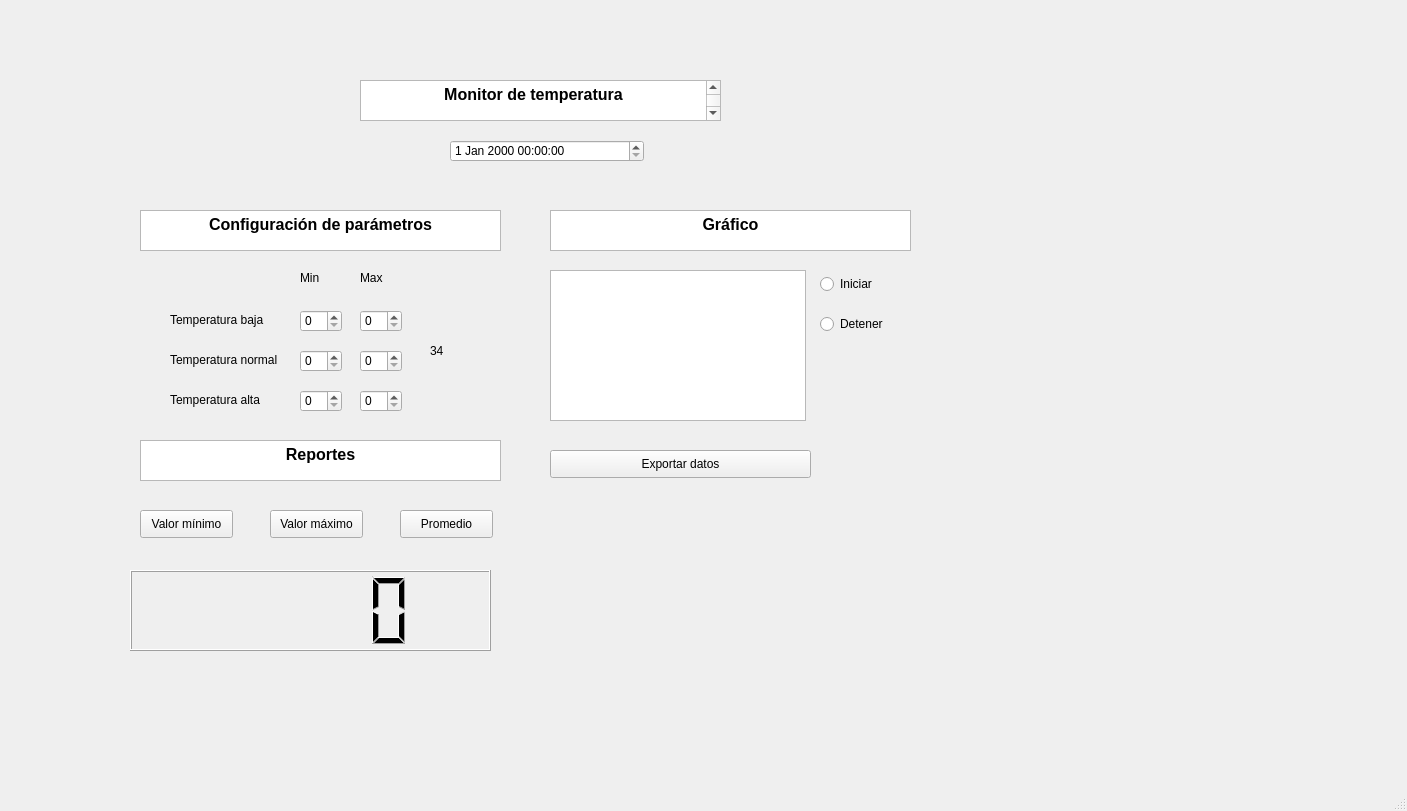
<?xml version="1.0" encoding="UTF-8"?>
<ui version="4.0">
 <class>MainWindow</class>
 <widget class="QMainWindow" name="MainWindow">
  <property name="geometry">
   <rect>
    <x>0</x>
    <y>0</y>
    <width>1407</width>
    <height>811</height>
   </rect>
  </property>
  <property name="windowTitle">
   <string>MainWindow</string>
  </property>
  <widget class="QWidget" name="centralwidget">
   <widget class="QSpinBox" name="spinBox">
    <property name="geometry">
     <rect>
      <x>300</x>
      <y>310</y>
      <width>42</width>
      <height>22</height>
     </rect>
    </property>
   </widget>
   <widget class="QSpinBox" name="spinBox_2">
    <property name="geometry">
     <rect>
      <x>360</x>
      <y>310</y>
      <width>42</width>
      <height>22</height>
     </rect>
    </property>
   </widget>
   <widget class="QSpinBox" name="spinBox_3">
    <property name="geometry">
     <rect>
      <x>360</x>
      <y>350</y>
      <width>42</width>
      <height>22</height>
     </rect>
    </property>
   </widget>
   <widget class="QSpinBox" name="spinBox_4">
    <property name="geometry">
     <rect>
      <x>300</x>
      <y>350</y>
      <width>42</width>
      <height>22</height>
     </rect>
    </property>
   </widget>
   <widget class="QSpinBox" name="spinBox_5">
    <property name="geometry">
     <rect>
      <x>360</x>
      <y>390</y>
      <width>42</width>
      <height>22</height>
     </rect>
    </property>
   </widget>
   <widget class="QSpinBox" name="spinBox_6">
    <property name="geometry">
     <rect>
      <x>300</x>
      <y>390</y>
      <width>42</width>
      <height>22</height>
     </rect>
    </property>
   </widget>
   <widget class="QLabel" name="label">
    <property name="geometry">
     <rect>
      <x>170</x>
      <y>310</y>
      <width>131</width>
      <height>20</height>
     </rect>
    </property>
    <property name="text">
     <string>Temperatura baja</string>
    </property>
   </widget>
   <widget class="QLabel" name="label_2">
    <property name="geometry">
     <rect>
      <x>170</x>
      <y>350</y>
      <width>131</width>
      <height>20</height>
     </rect>
    </property>
    <property name="text">
     <string>Temperatura normal</string>
    </property>
   </widget>
   <widget class="QLabel" name="label_3">
    <property name="geometry">
     <rect>
      <x>170</x>
      <y>390</y>
      <width>131</width>
      <height>20</height>
     </rect>
    </property>
    <property name="text">
     <string>Temperatura alta</string>
    </property>
   </widget>
   <widget class="QLabel" name="label_4">
    <property name="geometry">
     <rect>
      <x>300</x>
      <y>270</y>
      <width>55</width>
      <height>16</height>
     </rect>
    </property>
    <property name="text">
     <string>Min</string>
    </property>
   </widget>
   <widget class="QLabel" name="label_5">
    <property name="geometry">
     <rect>
      <x>360</x>
      <y>270</y>
      <width>55</width>
      <height>16</height>
     </rect>
    </property>
    <property name="text">
     <string>Max</string>
    </property>
   </widget>
   <widget class="QTextBrowser" name="textBrowser">
    <property name="geometry">
     <rect>
      <x>140</x>
      <y>210</y>
      <width>361</width>
      <height>41</height>
     </rect>
    </property>
    <property name="html">
     <string>&lt;!DOCTYPE HTML PUBLIC &quot;-//W3C//DTD HTML 4.0//EN&quot; &quot;http://www.w3.org/TR/REC-html40/strict.dtd&quot;&gt;
&lt;html&gt;&lt;head&gt;&lt;meta name=&quot;qrichtext&quot; content=&quot;1&quot; /&gt;&lt;style type=&quot;text/css&quot;&gt;
p, li { white-space: pre-wrap; }
&lt;/style&gt;&lt;/head&gt;&lt;body style=&quot; font-family:'MS Shell Dlg 2'; font-size:7.8pt; font-weight:400; font-style:normal;&quot;&gt;
&lt;p align=&quot;center&quot; style=&quot; margin-top:0px; margin-bottom:0px; margin-left:0px; margin-right:0px; -qt-block-indent:0; text-indent:0px;&quot;&gt;&lt;span style=&quot; font-size:12pt; font-weight:600;&quot;&gt;Configuración de parámetros&lt;/span&gt;&lt;/p&gt;&lt;/body&gt;&lt;/html&gt;</string>
    </property>
   </widget>
   <widget class="QGraphicsView" name="graphicsView">
    <property name="geometry">
     <rect>
      <x>550</x>
      <y>270</y>
      <width>256</width>
      <height>151</height>
     </rect>
    </property>
   </widget>
   <widget class="QLabel" name="label_6">
    <property name="geometry">
     <rect>
      <x>430</x>
      <y>300</y>
      <width>131</width>
      <height>101</height>
     </rect>
    </property>
    <property name="styleSheet">
     <string notr="true">font: 36pt &quot;MS Shell Dlg 2&quot;;</string>
    </property>
    <property name="text">
     <string>34</string>
    </property>
   </widget>
   <widget class="QTextBrowser" name="textBrowser_2">
    <property name="geometry">
     <rect>
      <x>550</x>
      <y>210</y>
      <width>361</width>
      <height>41</height>
     </rect>
    </property>
    <property name="html">
     <string>&lt;!DOCTYPE HTML PUBLIC &quot;-//W3C//DTD HTML 4.0//EN&quot; &quot;http://www.w3.org/TR/REC-html40/strict.dtd&quot;&gt;
&lt;html&gt;&lt;head&gt;&lt;meta name=&quot;qrichtext&quot; content=&quot;1&quot; /&gt;&lt;style type=&quot;text/css&quot;&gt;
p, li { white-space: pre-wrap; }
&lt;/style&gt;&lt;/head&gt;&lt;body style=&quot; font-family:'MS Shell Dlg 2'; font-size:7.8pt; font-weight:400; font-style:normal;&quot;&gt;
&lt;p align=&quot;center&quot; style=&quot; margin-top:0px; margin-bottom:0px; margin-left:0px; margin-right:0px; -qt-block-indent:0; text-indent:0px;&quot;&gt;&lt;span style=&quot; font-size:12pt; font-weight:600;&quot;&gt;Gráfico&lt;/span&gt;&lt;/p&gt;&lt;/body&gt;&lt;/html&gt;</string>
    </property>
   </widget>
   <widget class="QTextBrowser" name="textBrowser_3">
    <property name="geometry">
     <rect>
      <x>360</x>
      <y>80</y>
      <width>361</width>
      <height>41</height>
     </rect>
    </property>
    <property name="html">
     <string>&lt;!DOCTYPE HTML PUBLIC &quot;-//W3C//DTD HTML 4.0//EN&quot; &quot;http://www.w3.org/TR/REC-html40/strict.dtd&quot;&gt;
&lt;html&gt;&lt;head&gt;&lt;meta name=&quot;qrichtext&quot; content=&quot;1&quot; /&gt;&lt;style type=&quot;text/css&quot;&gt;
p, li { white-space: pre-wrap; }
&lt;/style&gt;&lt;/head&gt;&lt;body style=&quot; font-family:'MS Shell Dlg 2'; font-size:7.8pt; font-weight:400; font-style:normal;&quot;&gt;
&lt;p align=&quot;center&quot; style=&quot; margin-top:0px; margin-bottom:0px; margin-left:0px; margin-right:0px; -qt-block-indent:0; text-indent:0px;&quot;&gt;&lt;span style=&quot; font-size:12pt; font-weight:600;&quot;&gt;Monitor de temperatura&lt;/span&gt;&lt;/p&gt;
&lt;p align=&quot;center&quot; style=&quot;-qt-paragraph-type:empty; margin-top:0px; margin-bottom:0px; margin-left:0px; margin-right:0px; -qt-block-indent:0; text-indent:0px; font-size:12pt; font-weight:600;&quot;&gt;&lt;br /&gt;&lt;/p&gt;&lt;/body&gt;&lt;/html&gt;</string>
    </property>
   </widget>
   <widget class="QRadioButton" name="radioButton">
    <property name="geometry">
     <rect>
      <x>820</x>
      <y>270</y>
      <width>93</width>
      <height>28</height>
     </rect>
    </property>
    <property name="text">
     <string>Iniciar</string>
    </property>
   </widget>
   <widget class="QRadioButton" name="radioButton_2">
    <property name="geometry">
     <rect>
      <x>820</x>
      <y>310</y>
      <width>93</width>
      <height>28</height>
     </rect>
    </property>
    <property name="text">
     <string>Detener</string>
    </property>
   </widget>
   <widget class="QDateTimeEdit" name="dateTimeEdit">
    <property name="geometry">
     <rect>
      <x>450</x>
      <y>140</y>
      <width>194</width>
      <height>22</height>
     </rect>
    </property>
   </widget>
   <widget class="QTextBrowser" name="textBrowser_4">
    <property name="geometry">
     <rect>
      <x>140</x>
      <y>440</y>
      <width>361</width>
      <height>41</height>
     </rect>
    </property>
    <property name="html">
     <string>&lt;!DOCTYPE HTML PUBLIC &quot;-//W3C//DTD HTML 4.0//EN&quot; &quot;http://www.w3.org/TR/REC-html40/strict.dtd&quot;&gt;
&lt;html&gt;&lt;head&gt;&lt;meta name=&quot;qrichtext&quot; content=&quot;1&quot; /&gt;&lt;style type=&quot;text/css&quot;&gt;
p, li { white-space: pre-wrap; }
&lt;/style&gt;&lt;/head&gt;&lt;body style=&quot; font-family:'MS Shell Dlg 2'; font-size:7.8pt; font-weight:400; font-style:normal;&quot;&gt;
&lt;p align=&quot;center&quot; style=&quot; margin-top:0px; margin-bottom:0px; margin-left:0px; margin-right:0px; -qt-block-indent:0; text-indent:0px;&quot;&gt;&lt;span style=&quot; font-size:12pt; font-weight:600;&quot;&gt;Reportes&lt;/span&gt;&lt;/p&gt;&lt;/body&gt;&lt;/html&gt;</string>
    </property>
   </widget>
   <widget class="QPushButton" name="pushButton">
    <property name="geometry">
     <rect>
      <x>140</x>
      <y>510</y>
      <width>93</width>
      <height>28</height>
     </rect>
    </property>
    <property name="text">
     <string>Valor mínimo</string>
    </property>
   </widget>
   <widget class="QPushButton" name="pushButton_2">
    <property name="geometry">
     <rect>
      <x>270</x>
      <y>510</y>
      <width>93</width>
      <height>28</height>
     </rect>
    </property>
    <property name="text">
     <string>Valor máximo</string>
    </property>
   </widget>
   <widget class="QPushButton" name="pushButton_3">
    <property name="geometry">
     <rect>
      <x>400</x>
      <y>510</y>
      <width>93</width>
      <height>28</height>
     </rect>
    </property>
    <property name="text">
     <string>Promedio</string>
    </property>
   </widget>
   <widget class="QLCDNumber" name="lcdNumber">
    <property name="geometry">
     <rect>
      <x>130</x>
      <y>570</y>
      <width>361</width>
      <height>81</height>
     </rect>
    </property>
   </widget>
   <widget class="QPushButton" name="pushButton_4">
    <property name="geometry">
     <rect>
      <x>550</x>
      <y>450</y>
      <width>261</width>
      <height>28</height>
     </rect>
    </property>
    <property name="text">
     <string>Exportar datos</string>
    </property>
   </widget>
  </widget>
  <widget class="QMenuBar" name="menubar">
   <property name="geometry">
    <rect>
     <x>0</x>
     <y>0</y>
     <width>1407</width>
     <height>26</height>
    </rect>
   </property>
  </widget>
  <widget class="QStatusBar" name="statusbar"/>
 </widget>
 <resources/>
 <connections/>
</ui>
